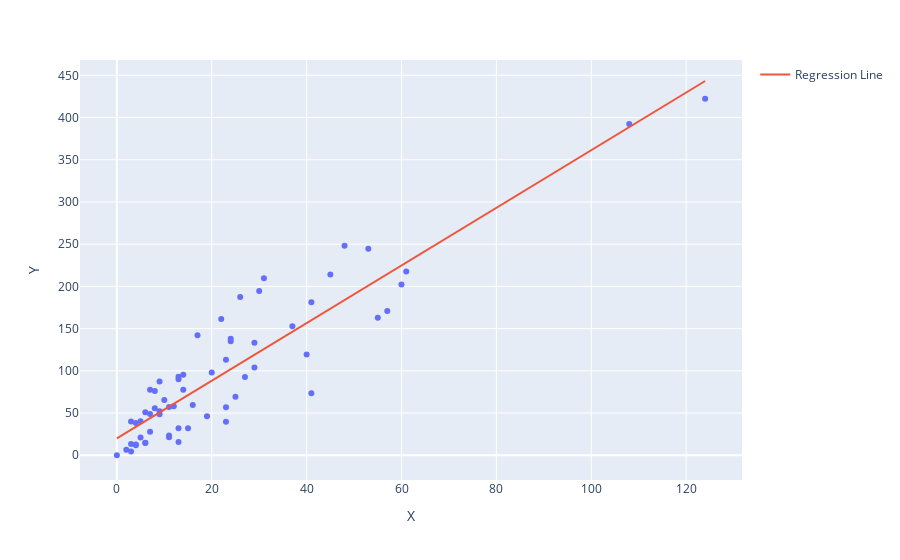

Notebook code cell kept with this figure:
### Markdown cell above
### 5. Visualizando as predições como uma regressão linear

### Code cell
# Plot a regressão linear estimada aqui usando o plotly

x_range = np.linspace(data['X'].min(), data['X'].max(), 100)
y_range = intercept + angular_coefficient * x_range

linear_regression = scatter.add_scatter(x=x_range, y=y_range, mode='lines', name='Regression Line')

linear_regression.show()
